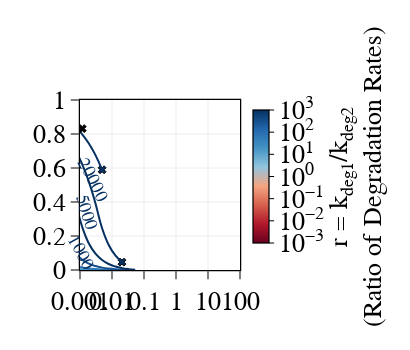

Notebook code for this chart:
### Code cell
file_name = "C:/Users/User/OneDrive - University of Toronto/Research/PhD_UofT/Data/Toggle_Switch_Project/Models/robustness/0005/Kd_500_0005__n_2_2.pickle" 
with open(file_name, 'rb') as handle:
    rob_results_list = pickle.load(handle)
    #rob_results_list = invert_robustness_results_list(rob_results_list)
file_name = "C:/Users/User/OneDrive - University of Toronto/Research/PhD_UofT/Data/Toggle_Switch_Project/Models/speed/0005/Kd_500_0005__n_2_2_speed.pickle" 
with open(file_name, 'rb') as handle:
    speed_results_list = pickle.load(handle)
    #speed_results_list = invert_speed_results_list(speed_results_list)
    fig,df = miniplot_speed_vs_robustness(rob_results_list, speed_results_list, width=410, height=350)
plot(fig)
#fig1.write_image('speed_vs_robustness_small.svg', format='svg')

### Figure 1 — Plotly figure (JSON) as saved in the notebook; plotly's stock layout.template omitted (floating-point values rounded to 4 significant figures; data arrays with more than 128 entries replaced by an {"elided": "..."} marker saying what was removed)
{"data": [{"marker": {"cmax": 3, "cmin": -3, "color": {"elided": "248 float values"}, "colorbar": {"exponentformat": "power", "len": 0.9, "nticks": 12, "outlinecolor": "black", "outlinewidth": 1.25, "thickness": 16, "tickcolor": "black", "tickfont": {"color": "black", "family": "Myriad Pro", "size": 26}, "tickprefix": "10<sup>", "ticks": "outside", "ticksuffix": "</sup>", "title": {"font": {"color": "black", "family": "Myriad Pro", "size": 26}, "side": "right", "text": "r = k<sub>deg1</sub>/k<sub>deg2</sub><br>(Ratio of Degradation Rates)"}, "y": 0.55}, "colorscale": [[0, "rgb(103,0,31)"], [0.1429, "rgb(178,24,43)"], [0.2857, "rgb(214,96,77)"], [0.4286, "rgb(244,165,130)"], [0.5714, "rgb(146,197,222)"], [0.7143, "rgb(67,147,195)"], [0.8571, "rgb(33,102,172)"], [1, "rgb(5,48,97)"]], "line": {"color": "black", "width": 0.15}, "size": 0.0001}, "mode": "markers", "showlegend": false, "type": "scatter", "x": {"elided": "248 float values"}, "y": {"elided": "248 float values"}}, {"line": {"color": "rgb(195.0, 181.0, 176.0)", "shape": "spline", "smoothing": 1.3}, "mode": "lines", "name": "r=1", "showlegend": false, "type": "scatter", "x": [0.0001059, 0.0001693], "y": [0.002165, 0.001344]}, {"line": {"color": "rgb(128.24825269640098, 185.76471689645632, 215.9329471240864)", "shape": "spline", "smoothing": 1.3}, "mode": "lines", "name": "r=4", "showlegend": false, "type": "scatter", "x": [0.0001084, 0.0001745, 0.0002808, 0.0004521, 0.0007278], "y": [0.009039, 0.005613, 0.003485, 0.002163, 0.001342]}, {"line": {"color": "rgb(71.16271094995379, 149.63462718351505, 196.42269867909812)", "shape": "spline", "smoothing": 1.3}, "mode": "lines", "name": "r=20", "showlegend": false, "type": "scatter", "x": [0.0001085, 0.0001747, 0.0002813, 0.0004529, 0.0007292, 0.001174, 0.001891, 0.003044], "y": [0.03774, 0.02343, 0.01455, 0.009031, 0.005602, 0.003472, 0.002147, 0.001322]}, {"line": {"color": "rgb(44.13545528724953, 116.73810258606555, 179.5328079884335)", "shape": "spline", "smoothing": 1.3}, "mode": "lines", "name": "r=70", "showlegend": false, "type": "scatter", "x": [0.0001085, 0.0001747, 0.0002813, 0.000453, 0.0007295, 0.001175, 0.001892, 0.003046, 0.004905, 0.007897, 0.01272], "y": [0.1576, 0.09785, 0.06075, 0.03771, 0.02339, 0.0145, 0.008965, 0.00552, 0.00337, 0.002023, 0.001174]}, {"line": {"color": "rgb(21.892796268780707, 80.5789642326485, 142.24856143423403)", "shape": "spline", "smoothing": 1.3}, "mode": "lines", "name": "r=300", "showlegend": false, "type": "scatter", "x": [0.0001085, 0.0001747, 0.0002814, 0.000453, 0.0007295, 0.001175, 0.001892, 0.003046, 0.004905, 0.007898, 0.01272, 0.02048, 0.03298], "y": [0.5254, 0.3978, 0.2536, 0.1574, 0.09767, 0.06053, 0.03743, 0.02305, 0.01407, 0.008448, 0.004902, 0.002654, 0.001238]}, {"line": {"color": "rgb(5,48,97)", "shape": "spline", "smoothing": 1.3}, "mode": "lines", "name": "r=1000", "showlegend": false, "type": "scatter", "x": [0.0001085, 0.0001747, 0.0002814, 0.0004531, 0.0007295, 0.001175, 0.001892, 0.003046, 0.004905, 0.007898, 0.01272, 0.02048, 0.03298, 0.05311], "y": [0.7675, 0.7049, 0.6255, 0.5248, 0.397, 0.2527, 0.1563, 0.09623, 0.05876, 0.03527, 0.02047, 0.01108, 0.00517, 0.001671]}, {"marker": {"color": "rgb(5,48,97)", "line": {"color": "black", "width": 1}, "size": 7, "symbol": "x"}, "mode": "markers", "showlegend": false, "type": "scatter", "x": [0.02048], "y": [0.04627]}, {"line": {"color": "rgb(5,48,97)", "shape": "spline", "smoothing": 1.3}, "mode": "lines", "name": "r=5000", "showlegend": false, "type": "scatter", "x": [0.0001085, 0.0001747, 0.0002814, 0.0004531, 0.0007295, 0.001175, 0.001892, 0.003046, 0.004905, 0.007898, 0.01272, 0.02048], "y": [0.885, 0.854, 0.8148, 0.765, 0.7018, 0.6216, 0.5199, 0.391, 0.2453, 0.1473, 0.08546, 0.04627]}, {"marker": {"color": "rgb(5,48,97)", "line": {"color": "black", "width": 1}, "size": 7, "symbol": "x"}, "mode": "markers", "showlegend": false, "type": "scatter", "x": [0.004905], "y": [0.5896]}, {"line": {"color": "rgb(5,48,97)", "shape": "spline", "smoothing": 1.3}, "mode": "lines", "name": "r=20000", "showlegend": false, "type": "scatter", "x": [0.0001085, 0.0001747, 0.0002813, 0.000453, 0.0007295, 0.001175, 0.001892, 0.003046, 0.004905], "y": [0.9386, 0.9221, 0.9012, 0.8746, 0.8409, 0.7982, 0.7442, 0.6758, 0.5896]}, {"marker": {"color": "black", "line": {"color": "black", "width": 1}, "size": 7, "symbol": "x"}, "mode": "markers", "showlegend": false, "type": "scatter", "x": [0.001175], "y": [0.8317]}, {"line": {"color": "black", "dash": "dot", "shape": "spline", "smoothing": 1.3}, "mode": "lines", "name": "r=90000", "showlegend": false, "type": "scatter", "x": [0.0001085, 0.0001747, 0.0002814, 0.0004531, 0.0007296, 0.001175], "y": [0.9486, 0.9348, 0.9174, 0.8952, 0.8672, 0.8317]}, {"marker": {"color": "rgb(5,48,97)", "line": {"color": "black", "width": 1}, "size": 7, "symbol": "x"}, "mode": "markers", "showlegend": false, "type": "scatter", "x": [0.0004531], "y": [0.8378]}, {"line": {"color": "rgb(5,48,97)", "shape": "spline", "smoothing": 1.3}, "mode": "lines", "name": "r=200000", "showlegend": false, "type": "scatter", "x": [0.0001085, 0.0001747, 0.0002814, 0.0004531], "y": [0.9205, 0.8991, 0.8721, 0.8378]}, {"marker": {"color": "rgb(5,48,97)", "line": {"color": "black", "width": 1}, "size": 7, "symbol": "x"}, "mode": "markers", "showlegend": false, "type": "scatter", "x": [0.0001085], "y": [0.7303]}, {"line": {"color": "rgb(5,48,97)", "shape": "spline", "smoothing": 1.3}, "mode": "lines", "name": "r=1000000", "showlegend": false, "type": "scatter", "x": [0.0001085], "y": [0.7303]}], "layout": {"annotations": [{"font": {"color": "rgb(5,48,97)", "family": "Myriad Pro", "size": 18}, "showarrow": false, "text": "1000", "textangle": 60.96, "x": -2.723, "xshift": -9, "y": 0.1563, "yshift": -9}, {"font": {"color": "rgb(5,48,97)", "family": "Myriad Pro", "size": 18}, "showarrow": false, "text": "5000", "textangle": 72.44, "x": -2.516, "xshift": -9, "y": 0.391, "yshift": -9}, {"font": {"color": "rgb(5,48,97)", "family": "Myriad Pro", "size": 18}, "showarrow": false, "text": "20000", "textangle": 63.27, "x": -2.309, "xshift": -10, "y": 0.5896, "yshift": -10}], "height": 350, "legend": {"font": {"color": "black", "family": "Myriad Pro", "size": 26}, "y": 0.01}, "width": 410, "xaxis": {"dtick": 1, "linecolor": "black", "linewidth": 1.25, "mirror": true, "nticks": 12, "range": [-3, 2], "showgrid": true, "showline": true, "side": "bottom", "tickangle": 0, "tickcolor": "black", "tickfont": {"color": "black", "family": "Myriad Pro", "size": 26}, "ticklen": 8, "ticks": "outside", "title": {"font": {"color": "black", "family": "Myriad Pro", "size": 26}, "standoff": 0.2}, "type": "log", "zeroline": false}, "yaxis": {"anchor": "x", "linecolor": "black", "linewidth": 1.25, "mirror": true, "nticks": 7, "range": [0, 1], "scaleanchor": "x", "scaleratio": 1, "showgrid": true, "showline": true, "side": "left", "tickangle": 0, "tickcolor": "black", "tickfont": {"color": "black", "family": "Myriad Pro", "size": 26}, "ticklen": 8, "ticks": "outside", "title": {"font": {"color": "black", "family": "Myriad Pro", "size": 26}, "standoff": 0.2}, "type": "linear", "zeroline": false}}}
